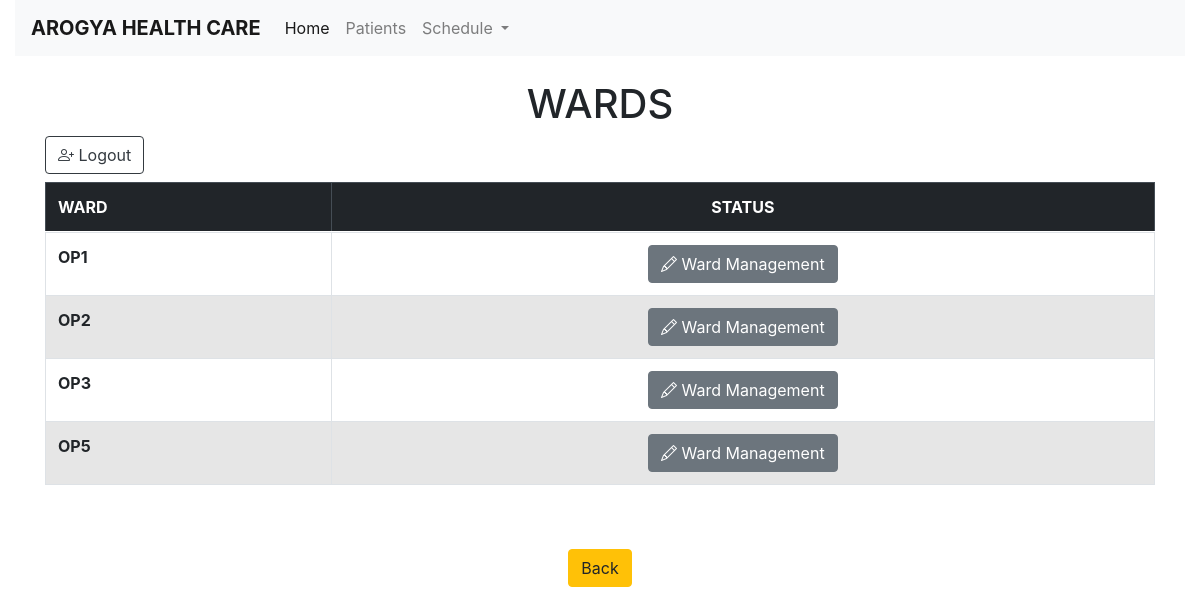
The page /includes/wards.php (signed in) on the database its author committed.
### tables this page shows
CREATE TABLE `wards` (
  `id` int(10) NOT NULL,
  `w_number` varchar(50) NOT NULL,
  `Doctor1` varchar(50) NOT NULL,
  `Doctor2` varchar(50) NOT NULL,
  `Nurse1` varchar(50) NOT NULL,
  `Nurse2` varchar(50) NOT NULL,
  `Nurse3` varchar(50) NOT NULL,
  `Nurse4` varchar(50) NOT NULL,
  `Attendant1` varchar(50) NOT NULL,
  `Attendant2` varchar(50) NOT NULL
);

### includes/wards.php (the view, shortened to what this page needs)
<?php include "../header.php"?>
<div class="container-fluid">
<nav class="navbar navbar-expand-lg navbar-light bg-light" id="nav">
  <a class="navbar-brand" href="#"><strong>AROGYA HEALTH CARE</strong></a>
  <div class="collapse navbar-collapse" id="navbarNavDropdown">
    <ul class="navbar-nav" id="navlist">
      <li class="nav-item active">
        <a class="nav-link" href="home.php">Home</a>
      </li>
      <li class="nav-item">
        <a class="nav-link" href="../patients.php">Patients</a>
      </li>
      <li class="nav-item dropdown">
        <a class="nav-link dropdown-toggle" href="#" id="navbarDropdownMenuLink" data-toggle="dropdown" aria-haspopup="true" aria-expanded="false">
          Schedule
        </a>
      </li>
    </ul>
  </div>
</nav>
</div>
<br>
  <div class="container">
    <h1 class="text-center" >WARDS</h1>
      <?php
      echo "<a href='../logout.php?logout' class='btn btn-outline-dark mb-2'> <i class='bi bi-person-plus'></i> Logout</a>"
       ?>
        <table class="table table-striped table-bordered table-hover">
          <thead class="table-dark">
            <tr>
              <th  scope="col">WARD</th>
              <th  scope="col" colspan="3" class="text-center">STATUS</th>
            </tr>
          </thead>
            <tbody>
              <tr>
          <?php
            $query="SELECT * FROM wards";
            $view_users= mysqli_query($conn,$query);
            while($row= mysqli_fetch_assoc($view_users)){
              $id = $row['id'];
              $wnum = $row['w_number'];
              echo "<tr >";
              echo " <th scope='row' >{$wnum}</th>";
              echo " <td class='text-center' > <a href='ward-manage.php?edit&user_id={$id}' class='btn btn-secondary'><i class='bi bi-pencil'></i> Ward Management</a> </td>";
              echo " </tr> ";
                  }
                ?>
              </tr>
            </tbody>
        </table>
  </div>
<div class="container text-center mt-3">
      <a href="index.php" class="btn btn-warning mt-5"> Back </a>

### rows shown on the page
wards: w_number "OP1"
wards: w_number "OP2"
wards: w_number "OP3"
wards: w_number "OP5"
